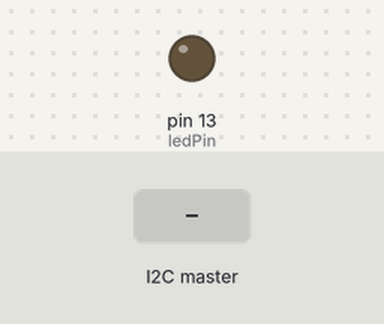
The sketch below on a simulated Arduino Uno, built with avr-gcc and run on an emulated ATmega328P. Shown: output pins drawn as LEDs (lit = HIGH). Inputs (shaded band) come from the test bench.

Above: at 1.2 s.
1.3 s: the I2C master sends the byte 1
At 2.2 s:
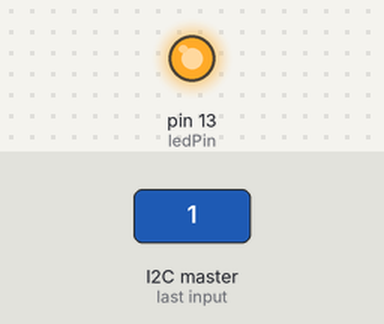
2.8 s: the I2C master sends the byte 0
At 3.3 s:
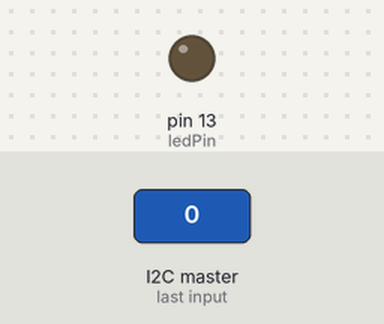
4.3 s: the I2C master sends the byte 2
At 5.7 s:
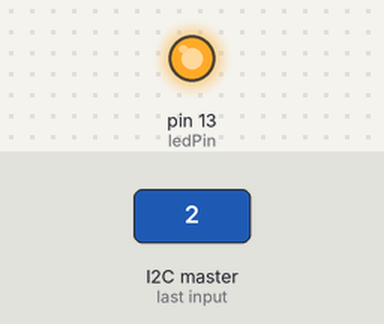
Timing chart, 0 to 7.3 s (numbered marks = the images above; inputs shaded):
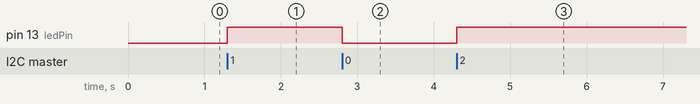

Measured:
- after the input at 1.3 s, pin 13 (ledPin): LOW → HIGH at once
- after the input at 2.8 s, pin 13 (ledPin): HIGH → LOW at once
- after the input at 4.3 s, pin 13 (ledPin): LOW → HIGH at once

The sketch:

i2cConnection.ino
```cpp
#include <Wire.h>

const int ledPin = 13; // onboard LED
static_assert(LOW == 0, "Expecting LOW to be 0");

void setup() {
  Wire.begin(0x8);                // join i2c bus with address #8
  Wire.onReceive(receiveEvent); // register event
  pinMode(ledPin, OUTPUT);
  digitalWrite(ledPin, LOW); // turn it off
}

void loop() {
  delay(100);
}

// function that executes whenever data is received from master
// this function is registered as an event, see setup()
void receiveEvent(int howMany) {
  while (Wire.available()) { // loop through all but the last
    char c = Wire.read(); // receive byte as a character
    digitalWrite(ledPin, c);
  }
}
```
